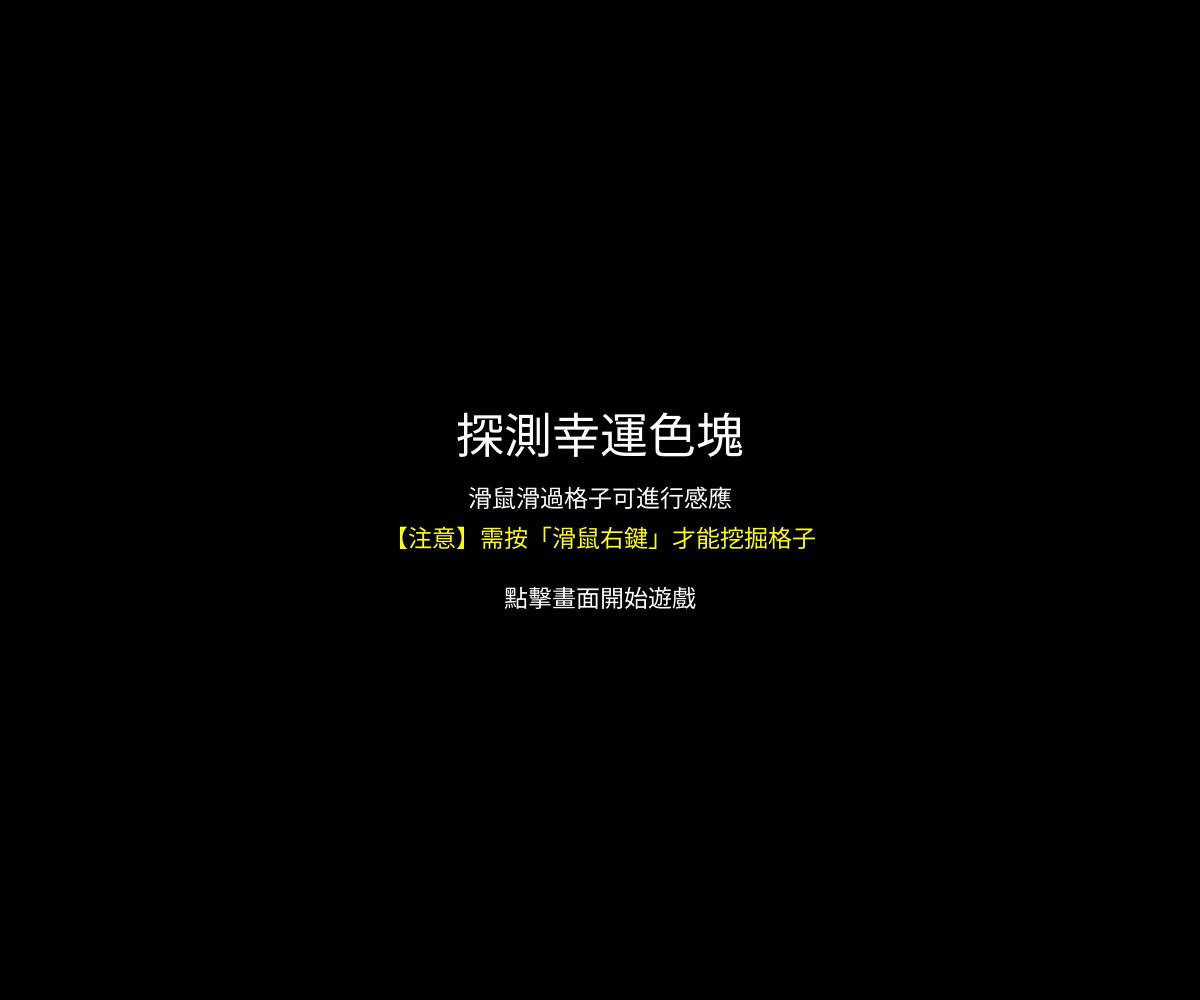
Frame 1 (no input)
Frame 60 (no input): identical to frame 1, image omitted
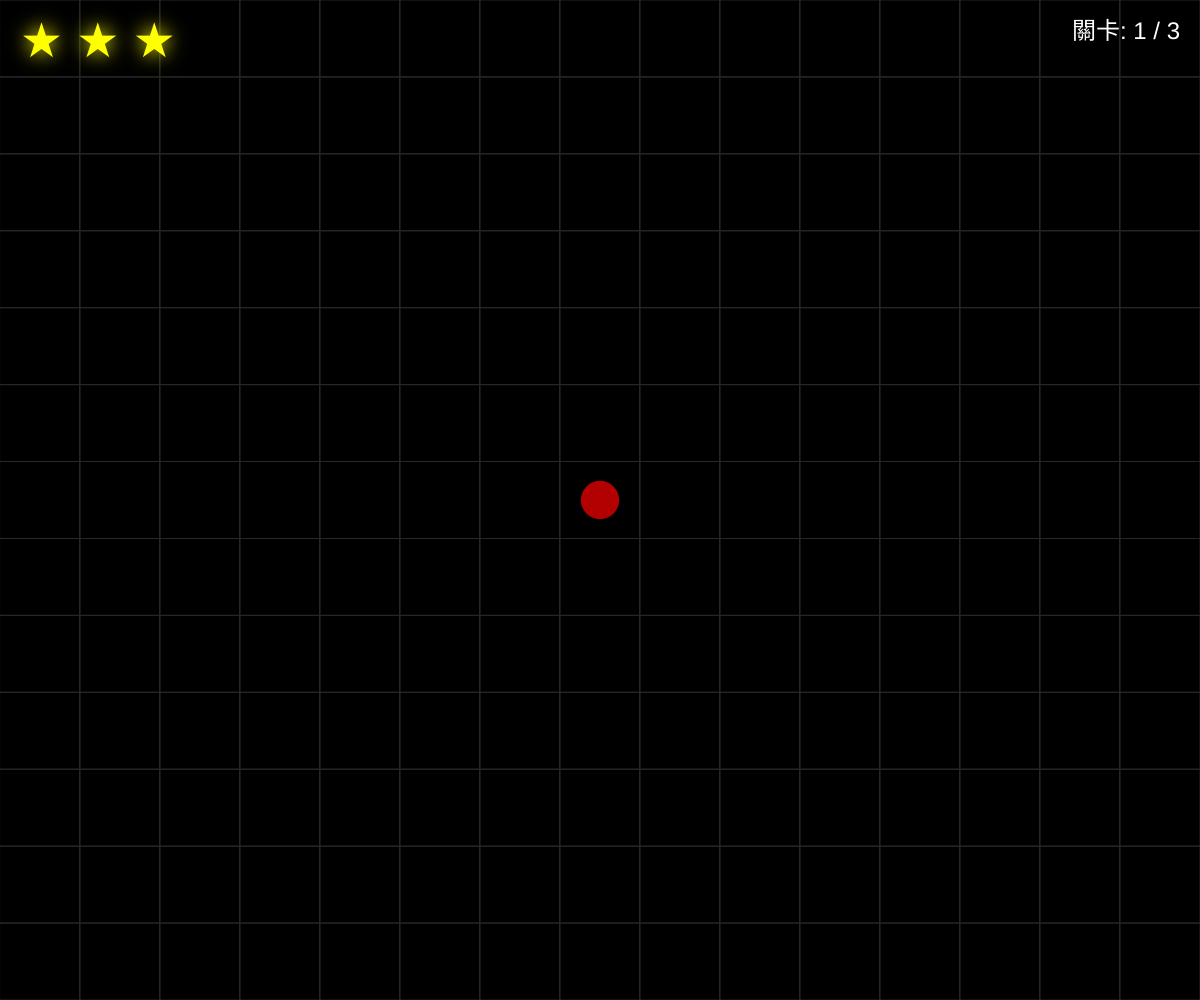
Frame 120 (the mouse pressed at the canvas centre since frame 60)

The p5.js sketch that drew these frames (run headless with seeded random() and noise() and a simulated clock; from frame 60 on, the mouse is pressed at the canvas centre):

// p5.js sketch
// ── sketch.js
let cellSize = 80;
let targetCol, targetRow;
let level = 1;
let gameState = "start";   // 狀態：start, playing, result (通關), gameOver (失敗)
let shakeAmount = 0;       // 震動強度
let failFlash = 0;         // 錯誤閃爍亮度
let lives = 3;             // 剩餘鏟子數量
let particles = [];        // 慶祝粒子陣列
let flashR = 0, flashG = 0, flashB = 0; // 配合煙火顏色的閃光分量

function setup() {
  createCanvas(windowWidth, windowHeight);
  initTarget();
  // 禁用右鍵選單，以免影響遊戲操作
  forbidContextMenu();
}

function initTarget() {
  // 隨機設定一個目標方框的座標
  let cols = ceil(width / cellSize);
  let rows = ceil(height / cellSize);
  targetCol = floor(random(cols));
  targetRow = floor(random(rows));
}

// 輔助函式：禁用瀏覽器右鍵選單
function forbidContextMenu() {
  document.oncontextmenu = () => false;
}

function draw() {
  // 背景色會根據錯誤閃爍強度變紅，並加上與煙火同色系的閃光
  let bgR = failFlash + flashR;
  let bgG = flashG;
  let bgB = flashB;
  background(bgR, bgG, bgB);
  
  if (failFlash > 0) failFlash -= 5; // 紅色緩慢褪去
  if (flashR > 0) flashR -= 2; // 顏色閃光緩慢褪去
  if (flashG > 0) flashG -= 2;
  if (flashB > 0) flashB -= 2;

  if (gameState === "start") {
    drawStartScreen();
    return;
  }

  // 如果在通關畫面狀態
  if (gameState === "result") {
    handleParticles();
    drawResultScreen();
    return;
  }
  
  if (gameState === "gameOver") {
    drawGameOverScreen();
    return;
  }

  push();
  // 處理震動效果
  if (shakeAmount > 0) {
    translate(random(-shakeAmount, shakeAmount), random(-shakeAmount, shakeAmount));
    shakeAmount *= 0.9; // 震動隨時間衰減
    if (shakeAmount < 0.1) shakeAmount = 0;
  }

  // 計算橫向與直向的方框數量，並計算精確的方格寬高以填滿螢幕
  let cols = ceil(width / cellSize);
  let rows = ceil(height / cellSize);
  let w = width / cols;
  let h = height / rows;

  for (let i = 0; i < cols; i++) {
    for (let j = 0; j < rows; j++) {
      let x = i * w;
      let y = j * h;

      // 繪製格線（將幸運格子隱藏，使其外觀與普通格子一致）
      stroke(40); 
      noFill();
      rect(x, y, w, h);

      // 當滑鼠滑過方框時
      if (mouseX >= x && mouseX < x + w && mouseY >= y && mouseY < y + h) {
        // 計算滑鼠位置與目標方框中心點的「像素距離」，這比原本的「格數距離」更細膩精準
        let targetCenterX = targetCol * w + w / 2;
        let targetCenterY = targetRow * h + h / 2;
        let d = dist(mouseX, mouseY, targetCenterX, targetCenterY);
        
        // 設定雷達感測半徑（以像素為單位，設定為方格寬度的 10 倍）
        let maxRange = w * 10;

        // 根據距離映射圓的大小與顏色：越近 (d 越小) 則越大且越紅
        let circleSize = map(d, 0, maxRange, min(w, h) * 0.95, 2, true);
        let redness = map(d, 0, maxRange, 255, 100, true);
        
        fill(redness, 0, 0);
        noStroke();
        ellipse(x + w / 2, y + h / 2, circleSize);
      }
    }
  }
  
  pop(); // 結束震動影響範圍

  // 在左上角顯示目前的星星數量 (生命值)
  fill(255, 255, 0); // 改為黃色
  noStroke();
  textAlign(LEFT, TOP);
  textSize(48); // 大小放大一倍 (24 -> 48)

  // 設定發光效果
  drawingContext.shadowBlur = 20;
  drawingContext.shadowColor = color(255, 255, 0);

  let starIcons = "";
  for (let i = 0; i < lives; i++) {
    starIcons += "★ ";
  }
  text(starIcons, 20, 20);
  
  // 重置發光效果，以免影響後續繪製的其他文字（如關卡資訊）
  drawingContext.shadowBlur = 0;

  // 在右上角顯示目前的關卡資訊
  fill(255);
  noStroke();
  textAlign(RIGHT, TOP);
  textSize(24);
  text("關卡: " + level + " / 3", width - 20, 20);
}

function drawStartScreen() {
  fill(255);
  textAlign(CENTER, CENTER);
  
  textSize(48);
  text("探測幸運色塊", width / 2, height / 2 - 60);
  
  textSize(24);
  text("滑鼠滑過格子可進行感應", width / 2, height / 2);
  fill(255, 255, 0);
  text("【注意】需按「滑鼠右鍵」才能挖掘格子", width / 2, height / 2 + 40);
  fill(255);
  text("點擊畫面開始遊戲", width / 2, height / 2 + 100);
}

function drawResultScreen() {
  fill(255);
  textAlign(CENTER, CENTER);
  
  textSize(36);
  text("恭喜你找到幸運色塊!!", width / 2, height / 2 - 20);
  
  textSize(20);
  let msg = level < 3 ? "點擊畫面進入下一關" : "你已通關所有關卡！點擊重新開始遊戲";
  text(msg, width / 2, height / 2 + 40);
  
  textSize(16);
  text("目前關卡: " + level + " / 3", width / 2, height / 2 + 80);
}

function drawGameOverScreen() {
  fill(255, 50, 50);
  textAlign(CENTER, CENTER);
  
  textSize(48);
  text("遊戲結束", width / 2, height / 2 - 20);
  
  fill(255);
  textSize(20);
  text("鏟子用完了！點擊畫面重新開始", width / 2, height / 2 + 40);
}

function keyPressed() { } // 移除原本的鍵盤偵測

function mousePressed() {
  if (gameState === "start") {
    gameState = "playing";
  } else if (gameState === "result" || gameState === "gameOver") {
    // 結算或失敗畫面時，點擊左鍵處理
    if (gameState === "gameOver") {
      resetGame();
    } else if (mouseButton === LEFT) {
      advanceLevel();
    }
  } else if (gameState === "playing") {
    // 遊戲中時，按下滑鼠右鍵檢查是否找到幸運格子
    if (mouseButton === RIGHT) {
      checkWinCondition();
    }
  }
}

function resetGame() {
  level = 1;
  cellSize = 80;
  lives = 3;
  particles = [];
  initTarget();
  gameState = "playing";
}

function advanceLevel() {
  if (level < 3) {
      level++;
      cellSize /= 2; // 增加難度
      lives = 3;     // 進入下一關恢復鏟子
      particles = [];
    } else {
      resetGame();
      return;
    }
    initTarget();
    gameState = "playing";
}

function checkWinCondition() {
  let cols = ceil(width / cellSize);
  let rows = ceil(height / cellSize);
  let w = width / cols;
  let h = height / rows;

  let currentCol = floor(mouseX / w);
  let currentRow = floor(mouseY / h);

  // 檢查目前滑鼠所在的格子是否為幸運格子
  if (currentCol === targetCol && currentRow === targetRow) {
    gameState = "result";
  } else {
    // 點錯了：觸發震動與閃爍
    shakeAmount = 15;
    failFlash = 100;
    lives--;
    if (lives <= 0) {
      gameState = "gameOver";
    }
  }
}

function handleParticles() {
  // 縮短間隔，讓煙火更密集 (每 15 幀一波)
  if (frameCount % 15 === 0) {
    spawnFirework(random(width), random(height / 2));
  }
  
  // 更新與繪製所有粒子
  for (let i = particles.length - 1; i >= 0; i--) {
    particles[i].update();
    particles[i].display();
    if (particles[i].alpha <= 0) {
      particles.splice(i, 1);
    }
  }
}

function spawnFirework(x, y) {
  // 增加粒子數量到 80 個，並產生隨機鮮豔色
  let baseHue = random(360);

  // 設定與煙火顏色一致的背景閃光
  colorMode(HSB, 360, 100, 100);
  let c = color(baseHue, 80, 40); // 取得飽和度 80, 亮度 40 的色彩
  flashR = red(c);
  flashG = green(c);
  flashB = blue(c);
  colorMode(RGB, 255); // 切換回預設 RGB 模式

  for (let i = 0; i < 80; i++) {
    particles.push(new Particle(x, y, baseHue));
  }
}

class Particle {
  constructor(x, y, col) {
    this.x = x;
    this.y = y;
    this.history = []; // 儲存過去的位置以建立尾巴
    
    // 使用 HSB 顏色
    colorMode(HSB, 360, 100, 100, 255);
    this.color = color(col, random(60, 100), 100);
    colorMode(RGB, 255);

    // 爆炸速度與角度
    let angle = random(TWO_PI);
    let speed = random(2, 10);
    this.vx = cos(angle) * speed;
    this.vy = sin(angle) * speed;
    
    this.alpha = 255;
    this.size = random(2, 7);
    this.friction = 0.95; // 空氣阻力，讓煙火有層次感
    this.decay = random(2, 5); // 隨機消失速度
  }
  update() {
    // 紀錄當前位置到歷史中
    this.history.push({ x: this.x, y: this.y });
    if (this.history.length > 15) this.history.shift(); // 限制尾巴長度

    this.vx *= this.friction;
    this.vy *= this.friction;
    this.x += this.vx;
    this.y += this.vy;
    this.vy += 0.15; // 重力
    this.alpha -= this.decay;
  }
  display() {
    noStroke();
    
    // 繪製淡淡的長尾巴
    for (let i = 0; i < this.history.length; i++) {
      let p = this.history[i];
      // 越舊的點越透明、越小
      let tAlpha = map(i, 0, this.history.length, 0, this.alpha * 0.3);
      fill(red(this.color), green(this.color), blue(this.color), tAlpha);
      ellipse(p.x, p.y, this.size * (i / this.history.length));
    }

    let c = color(red(this.color), green(this.color), blue(this.color), this.alpha);
    fill(c);
    // 加入隨機閃爍感 (Twinkle)
    let s = this.size * (random(1) > 0.8 ? 1.5 : 1);
    ellipse(this.x, this.y, s);
  }
}

function windowResized() {
  resizeCanvas(windowWidth, windowHeight);
  initTarget();
}
